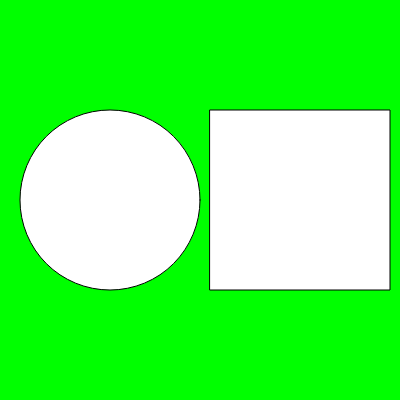
Frame 1 (no input)
Frame 60 (no input): identical to frame 1, image omitted
Frame 120 (the mouse pressed at the canvas centre since frame 60): identical to frame 1, image omitted

The p5.js sketch that drew this single still picture (run headless with seeded random() and noise() and a simulated clock; from frame 60 on, the mouse is pressed at the canvas centre):

// p5.js sketch
// ── sketch.js
function setup() {
  createCanvas(400, 400);
}

function draw() {
  background(0, 255, 0);
  circle(110, 200, 180);
  square(210, 110, 180)
}
